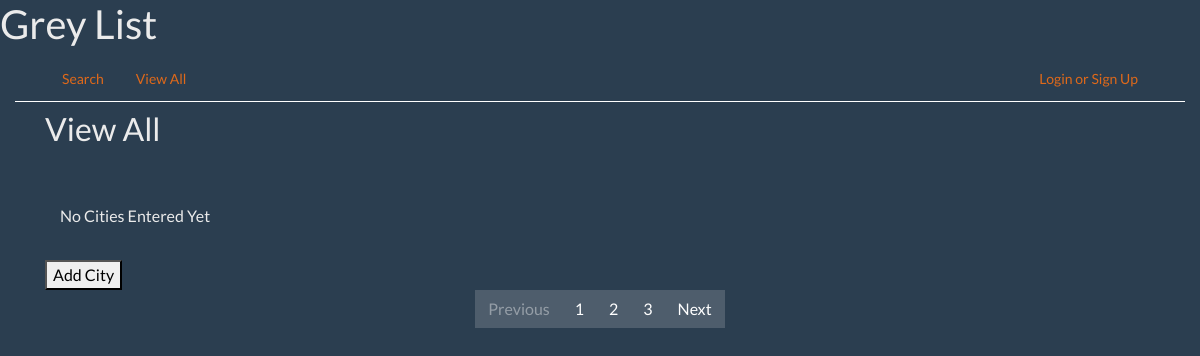
Before: /city/all/ with the older database file.
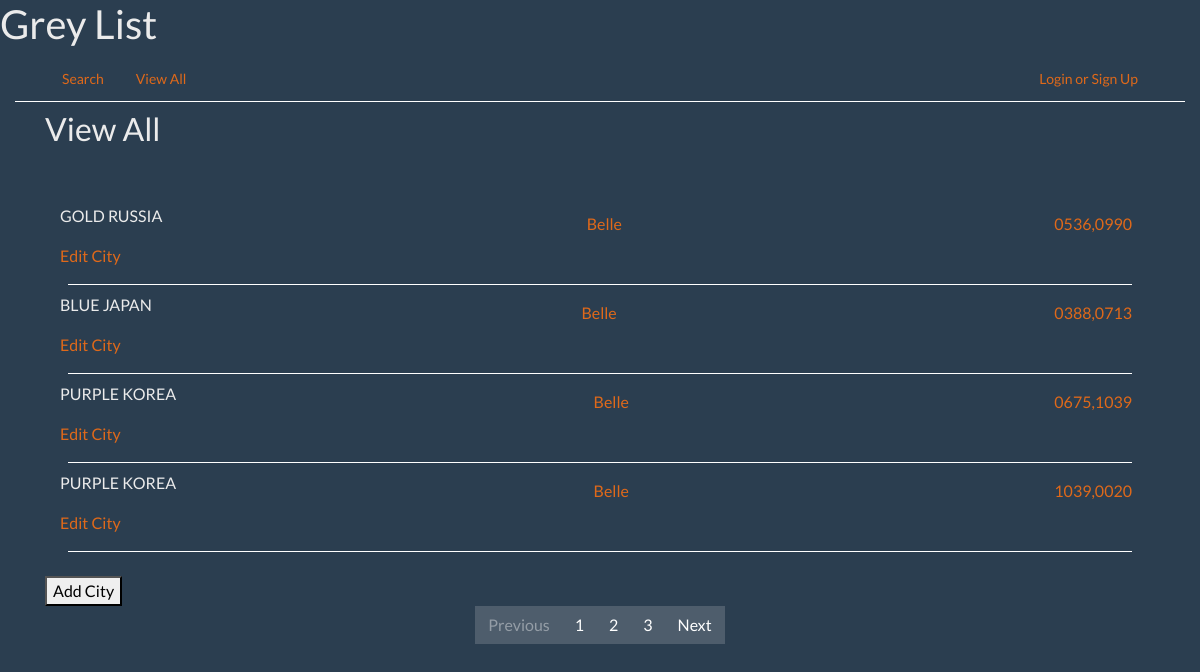
After: the same page with the newer database file.
### subCityList/models.py (models this page shows, shortened)
class Subcity (models.Model):
    id = models.AutoField(primary_key=True)
    coords = models.CharField(max_length=9, blank=False, unique=True)
    player = models.ForeignKey(Player, related_name='cities', blank=False, on_delete=models.CASCADE)
    culture = models.CharField(max_length=7, blank=False, choices=SUB_CULTURE, default=JAPAN)
    quality = models.CharField(max_length=6, blank=False, choices=SUB_QUALITY, default=EXCELLENT)

class Player (models.Model):
    id = models.AutoField(primary_key=True)
    name = models.CharField(max_length=200, blank=False, unique=True)
    team = models.CharField(max_length=3, choices=TEAM_NAMES, default=None)
    rank = models.IntegerField(choices=RANKS, default=KNIGHT)

### subCityList/views_city.py (the view)
# urls.py: path('city/all/', views_city.city_view_all, name='city_view_all'),
def city_view_all(request):
    cities = Subcity.objects.all().order_by('player')
    return render(request, 'subCityList/city/city_view_all.html', {'cities': cities})

### subCityList/templates/subCityList/city/city_view_all.html (shortened to what this page needs)
{% extends 'subCityList/base.html' %}
{% block content %}
    <h2>View All</h2>
   <div class="container pt-5 justify-content-center">
    {% for city in cities %}
        <div class='d-flex' id="city_{{ city.id }}">
            <div class="mr-auto">{{ city.quality }} {{ city.culture }}</div>
            <div class="p-2"><a href="{% url 'subCityList:player_detail' player_pk=city.player.id %}">{{ city.player.name }}</a></div>
            <div class="ml-auto p-2"><a href="{% url 'subCityList:city_detail' city_pk=city.id %}">{{ city.coords }}</a></div>
        </div>
        <p><a href="{% url 'subCityList:city_edit' city_pk=city.id %}">Edit City</a></p>
        <div class="border-bottom border-white m-2"></div>
    {% empty %}
        <p id='no_records'>No Cities Entered Yet</p>
    {% endfor %}
    </div>
        <div class="pt-3">
        <form action={% url 'subCityList:player_list' %}>
            <button type="submit">Add City</button>
        </div>
{% endblock %}

### subCityList/templates/subCityList/base.html (shortened to what this page needs)
{% load bootstrap4 %}
<!doctype html>
<html lang="en">
    <head>
        <link rel="stylesheet" href="https://stackpath.bootstrapcdn.com/bootswatch/4.3.1/superhero/bootstrap.min.css">
    </head>
    <body>
        <h1>Grey List</h1>
        <div class="container-fluid no-gutters">
             <nav class="navbar navbar-inverse">
                 <div class="container-fluid no-gutters">
                     <ul class="nav justify-content-start">
                         <li class="nav-item"><a class="nav-link" href="{% url 'subCityList:player_list' %}">Search</a></li>
                         <li class="nav-item"><a class="nav-link" href="{% url 'subCityList:city_view_all' %}">View All</a></li>
                     </ul>
                     <ul class="nav justify-content-end">
                         {% if user.is_authenticated %}
                             <li class="nav-item"><a class="nav-link" href="{% url 'subCityList:user_profile' user_pk=user.pk %}">{{ user.username }}</a></li>
                             <li class="nav-item"><a class="nav-link" href="{% url 'subCityList:logout' %}"> Logout </a></li>
                         {% else %}
                             <li class="nav-item"><a class="nav-link" href="{% url 'subCityList:login' %}?next={{ request.path }}"> Login or Sign Up </a></li>
                         {% endif %}
                     </ul>
                 </div>
             </nav>
            <div class="border-bottom border-white"></div>
             <div class="container justify-content-start mt-2">
                 {% block content %}
                 {% endblock %}
            </div>
            <nav aria-label="results page">
                <ul class="pagination justify-content-center">
                    <li class="page-item disabled">
                        <a class="page-link" href="#" tabindex="-1">Previous</a>
                    </li>
                <li class="page-item"><a class="page-link" href="#">1</a></li>
                <li class="page-item"><a class="page-link" href="#">2</a></li>
                <li class="page-item"><a class="page-link" href="#">3</a></li>
                <li class="page-item">
                  <a class="page-link" href="#">Next</a>
                </li>
              </ul>
            </nav>
        </div>
    </body>
</html>

Changed rows visible on the page:
added Subcity: quality "GOLD", culture "RUSSIA", player.name "Belle", coords "0536,0990"
added Subcity: quality "BLUE", culture "JAPAN", player.name "Belle", coords "0388,0713"
added Subcity: quality "PURPLE", culture "KOREA", player.name "Belle", coords "0675,1039"
added Subcity: quality "PURPLE", culture "KOREA", player.name "Belle", coords "1039,0020"
Other visible differences:
text no longer shown: "No Cities Entered Yet"
